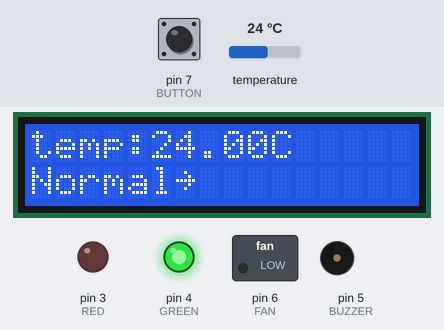
Bench run of a sketch on a simulated Arduino Uno, built with avr-gcc and run on an emulated ATmega328P. Shown: 16×2 character LCD, switched loads named in the sketch (green lamp = pin HIGH), output pins drawn as LEDs (lit = HIGH), buzzer (waves = sounding, pin HIGH). Dashed ring = blinking. The inputs (shaded band) are chosen by the test bench; at power-on: temperature 24 °C, pin 7 (BUTTON) HIGH. What the sketch prints to the serial monitor is not drawn.

Above: at 2.2 s.
2.3 s: temperature set to 29.4 °C
At 3.9 s:
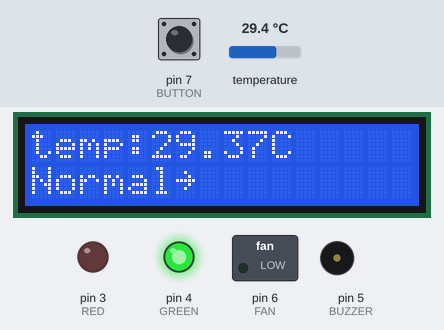
4.2 s: temperature set to 30.6 °C
At 5.0 s:
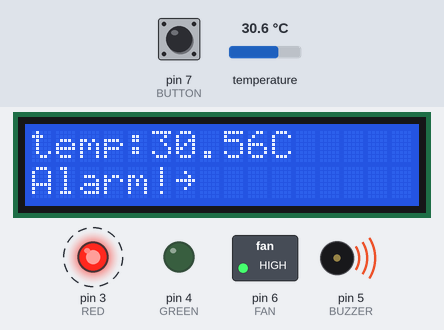
8.0 s: temperature set to 12 °C
At 10.6 s:
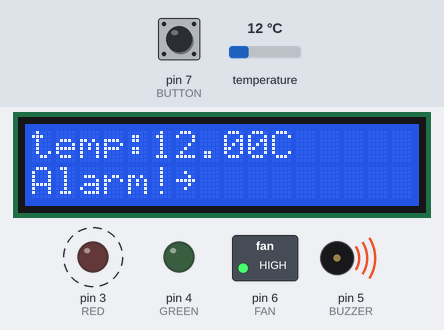
10.8 s: pin 7 (BUTTON) pulled LOW for 1.05 s
At 11.8 s:
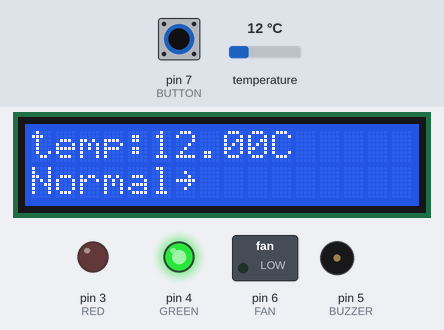
Timing chart, 0 to 13.8 s (numbered marks = the images above; inputs shaded):
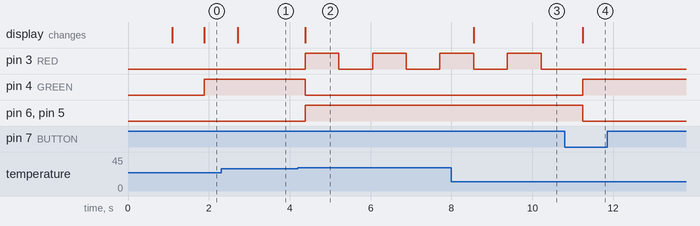

The sketch:

sketch_nov3b.ino
```cpp
#include<OneWire.h>
#include<DallasTemperature.h>
#include<LiquidCrystal_I2C.h>

OneWire oneWire(8);
DallasTemperature sensor(&oneWire);
LiquidCrystal_I2C lcd(0x27,16,2);

int RED = 3;
int GREEN = 4;
int BUZZER = 5;
int FAN = 6;
int BUTTON = 7;
bool isAlarm = 0;
bool isRed = 0;
unsigned long lastFlashTime = 0;

void setup(){
  pinMode(RED,OUTPUT);
  pinMode(GREEN,OUTPUT);
  pinMode(FAN,OUTPUT);
  pinMode(BUZZER,OUTPUT);
  pinMode(BUTTON,INPUT);

  Serial.begin(9600);
  sensor.begin();
  lcd.init();
  lcd.backlight();
  lcd.print("The init is OK!");
  delay(1000);
  lcd.clear();


}

void loop(){
  sensor.requestTemperatures();
  float temp = sensor.getTempCByIndex(0);
  Serial.print("temp:");
  Serial.print(temp);
  Serial.print("C\n");
  lcd.setCursor(0,0);
  lcd.print("temp:");
  lcd.print(temp);
  lcd.print("C\n");

  if(digitalRead(BUTTON) == LOW){
    isAlarm = 0;
    delay(200);
  }

  if(temp > 30){
    isAlarm = 1;
  }

  if(isAlarm == 1){
    lcd.setCursor(0,1);
    lcd.print("Alarm!");
    digitalWrite(GREEN,LOW);
    digitalWrite(BUZZER,HIGH);
    digitalWrite(FAN,HIGH);
    if(millis() - lastFlashTime >= 500){
      lastFlashTime = millis();
      isRed =! isRed;
      digitalWrite(RED,isRed);
    }
  }
  else{
    lcd.setCursor(0,1);
    lcd.print("Normal~");
    digitalWrite(RED,LOW);
    digitalWrite(GREEN,HIGH);
    digitalWrite(BUZZER,LOW);
    digitalWrite(FAN,LOW);
  }
  delay(50);
}
```

Measured:
- the behaviour switches between 30 and 30.1 °C on temperature (found by bisection; images 1 and 2)
- after the input at 2.3 s, the display: changes after 0.41 s (image 1)
- after the input at 4.2 s, pin 3 (RED): alternates HIGH for 0.83 s and LOW for 0.83 s, starting after 0.18 s; pin 4 (GREEN): HIGH → LOW after 0.18 s; pin 6 (FAN), pin 5 (BUZZER): LOW → HIGH after 0.18 s; the display: changes after 0.18 s (image 2)
- after the input at 8.0 s, the display: changes after 0.55 s (image 3)
- after the input at 10.8 s, pin 3 (RED): stops changing and stays LOW; pin 4 (GREEN): LOW → HIGH after 0.45 s; pin 6 (FAN), pin 5 (BUZZER): HIGH → LOW after 0.45 s; the display: changes after 0.45 s (image 4)
